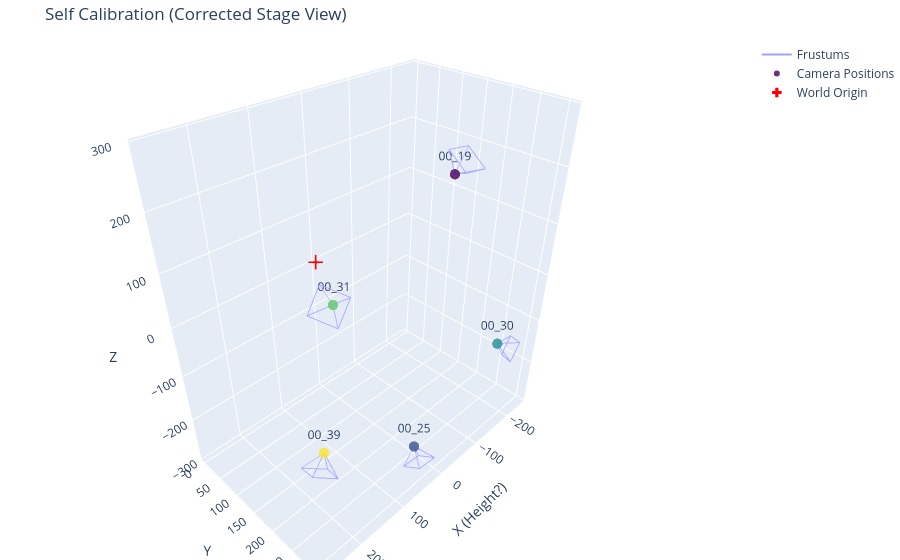

This figure's notebook cell:
### Markdown cell above
### adjust visualization of "self" calib with the "panoptic" visualization

### Code cell
import json
import numpy as np
import plotly.graph_objects as go

# --- Visualization Function (No changes needed) ---
def visualize_cameras(extrinsic_matrices, Title="", scale=20.0, labels=None):
    fig = go.Figure()
    all_x, all_y, all_z = [], [], []
    cam_centers = []
    
    if labels is None:
        plot_labels = [f"Cam {i}" for i in range(len(extrinsic_matrices))]
    else:
        plot_labels = labels

    for i in range(len(extrinsic_matrices)):
        E = extrinsic_matrices[i]
        R = E[:3, :3]
        t = E[:3, 3]
        C = -R.T @ t
        
        C_to_W = np.eye(4)
        C_to_W[:3, :3] = R.T
        C_to_W[:3, 3] = C
        cam_centers.append(C)
        
        s = scale
        corners_cam = np.array([
            [0, 0, 0], [-s, -s, s*1.5], [s, -s, s*1.5], [s, s, s*1.5], [-s, s, s*1.5],
        ])
        corners_homo = np.hstack([corners_cam, np.ones((5, 1))])
        p = (C_to_W @ corners_homo.T).T[:, :3]
        
        indices = [0, 1, 2, 0, 2, 3, 0, 3, 4, 0, 4, 1, 1, 2, 3, 4, 1]
        for idx in indices:
            all_x.append(p[idx, 0]); all_y.append(p[idx, 1]); all_z.append(p[idx, 2])
        all_x.append(None); all_y.append(None); all_z.append(None)

    fig.add_trace(go.Scatter3d(
        x=all_x, y=all_y, z=all_z, mode='lines',
        line=dict(color='rgba(100, 100, 255, 0.6)', width=2), name='Frustums', hoverinfo='none'
    ))
    cam_centers = np.array(cam_centers)
    fig.add_trace(go.Scatter3d(
        x=cam_centers[:, 0], y=cam_centers[:, 1], z=cam_centers[:, 2],
        mode='markers+text', marker=dict(size=6, color=np.arange(len(extrinsic_matrices)), colorscale='Viridis', opacity=0.8),
        text=plot_labels, textposition="top center", name='Camera Positions'
    ))
    fig.add_trace(go.Scatter3d(
        x=[0], y=[0], z=[0], mode='markers',
        marker=dict(size=8, color='red', symbol='cross'), name='World Origin'
    ))
    fig.update_layout(
        scene=dict(xaxis_title='X (Height?)', yaxis_title='Y', zaxis_title='Z', aspectmode='data'),
        margin=dict(l=0, r=0, b=0, t=40), title=f"{Title}"
    )
    fig.show()

# --- Main Processing Code ---
# --- Main Processing Code ---
data_self = json.loads(json_data_self)
extrinsics_self = []
names_self = []

# ROTATION CONFIGURATION
# Standard Side View: Map Height (Old Z) -> X, Y -> Y, Depth -> Z
# (Adjust this depending on if you want the wall on the left or right)
R_sideways = np.array([
    [0,  0,  1, 0],  
    [0,  1,  0, 0],  
    [-1, 0,  0, 0], 
    [0,  0,  0, 1]
])

for cam in data_self['cameras']:
    R = np.array(cam['R'])
    t_raw = np.array(cam['t']).flatten() # This is the Translation Vector (t), not Position (C)
    
    # 1. Scale mm -> cm (Scale t first)
    t_cm = t_raw * 0.1
    
    # 2. Calculate Real World Position (Camera Center)
    # Formula: C = -R_transpose * t
    C_cm = -R.T @ t_cm
    
    # 3. Build Extrinsic Matrix for Visualization
    # We need to construct the matrix that places the camera at C_cm
    E_raw = np.eye(4)
    E_raw[:3, :3] = R
    E_raw[:3, 3] = t_cm # The matrix usually stores t, not C
    
    # 4. Apply Side-View Rotation
    # We transform the entire camera pose into the new coordinate system
    E_final = E_raw @ R_sideways.T
    
    extrinsics_self.append(E_final)
    names_self.append(cam.get('name', 'unknown'))

visualize_cameras(extrinsics_self, Title="Self Calibration (Corrected Stage View)", scale=20.0, labels=names_self)

### Figure 1 — Plotly figure (JSON) as saved in the notebook; plotly's stock layout.template omitted (floating-point values rounded to 4 significant figures)
{"data": [{"hoverinfo": "none", "line": {"color": "rgba(100, 100, 255, 0.6)", "width": 2}, "mode": "lines", "name": "Frustums", "type": "scatter3d", "x": [-26.89, -51.66, -12.07, -26.89, -12.07, -7.908, -26.89, -7.908, -47.5, -26.89, -47.5, -51.66, -51.66, -12.07, -7.908, -47.5, -51.66, null, 26.32, 50.25, 10.51, 26.32, 10.51, 8.247, 26.32, 8.247, 47.99, 26.32, 47.99, 50.25, 50.25, 10.51, 8.247, 47.99, 50.25, null, -201.5, -220.4, -242.5, -201.5, -242.5, -222.3, -201.5, -222.3, -200.1, -201.5, -200.1, -220.4, -220.4, -242.5, -222.3, -200.1, -220.4, null, 199.8, 217.4, 240.8, 199.8, 240.8, 222.4, 199.8, 222.4, 199.0, 199.8, 199.0, 217.4, 217.4, 240.8, 222.4, 199.0, 217.4, null, 227.6, 268.8, 250.9, 227.6, 250.9, 231.6, 227.6, 231.6, 249.5, 227.6, 249.5, 268.8, 268.8, 250.9, 231.6, 249.5, 268.8, null], "y": [273.6, 273.7, 272.3, 273.6, 272.3, 305.9, 273.6, 305.9, 307.3, 273.6, 307.3, 273.7, 273.7, 272.3, 305.9, 307.3, 273.7, null, 273.7, 272.5, 272.7, 273.7, 272.7, 306.6, 273.7, 306.6, 306.5, 273.7, 306.5, 272.5, 272.5, 272.7, 306.6, 306.5, 272.5, null, 272.9, 275.0, 275.2, 272.9, 275.2, 307.0, 272.9, 307.0, 306.8, 272.9, 306.8, 275.0, 275.0, 275.2, 307.0, 306.8, 275.0, null, 274.9, 272.8, 275.1, 274.9, 275.1, 308.9, 274.9, 308.9, 306.6, 274.9, 306.6, 272.8, 272.8, 275.1, 308.9, 306.6, 272.8, null, 273.9, 273.3, 273.4, 273.9, 273.4, 307.0, 273.9, 307.0, 307.0, 273.9, 307.0, 273.3, 273.3, 273.4, 307.0, 307.0, 273.3, null], "z": [246.9, 279.8, 285.3, 246.9, 285.3, 264.1, 246.9, 264.1, 258.6, 246.9, 258.6, 279.8, 279.8, 285.3, 264.1, 258.6, 279.8, null, -246.7, -280.3, -284.8, -246.7, -284.8, -263.7, -246.7, -263.7, -259.2, -246.7, -259.2, -280.3, -280.3, -284.8, -263.7, -259.2, -280.3, null, -147.3, -183.9, -150.6, -147.3, -150.6, -137.3, -147.3, -137.3, -170.6, -147.3, -170.6, -183.9, -183.9, -150.6, -137.3, -170.6, -183.9, null, 146.5, 183.8, 151.4, 146.5, 151.4, 140.5, 146.5, 140.5, 172.9, 146.5, 172.9, 183.8, 183.8, 151.4, 140.5, 172.9, 183.8, null, -100.1, -98.3, -134.1, -100.1, -134.1, -124.4, -100.1, -124.4, -88.59, -100.1, -88.59, -98.3, -98.3, -134.1, -124.4, -88.59, -98.3, null]}, {"marker": {"color": [0, 1, 2, 3, 4], "colorscale": [[0, "#440154"], [0.1111, "#482878"], [0.2222, "#3e4989"], [0.3333, "#31688e"], [0.4444, "#26828e"], [0.5556, "#1f9e89"], [0.6667, "#35b779"], [0.7778, "#6ece58"], [0.8889, "#b5de2b"], [1, "#fde725"]], "opacity": 0.8, "size": 6}, "mode": "markers+text", "name": "Camera Positions", "text": ["00_19", "00_25", "00_30", "00_31", "00_39"], "textposition": "top center", "type": "scatter3d", "x": [-26.89, 26.32, -201.5, 199.8, 227.6], "y": [273.6, 273.7, 272.9, 274.9, 273.9], "z": [246.9, -246.7, -147.3, 146.5, -100.1]}, {"marker": {"color": "red", "size": 8, "symbol": "cross"}, "mode": "markers", "name": "World Origin", "type": "scatter3d", "x": [0], "y": [0], "z": [0]}], "layout": {"margin": {"b": 0, "l": 0, "r": 0, "t": 40}, "scene": {"aspectmode": "data", "xaxis": {"title": {"text": "X (Height?)"}}, "yaxis": {"title": {"text": "Y"}}, "zaxis": {"title": {"text": "Z"}}}, "title": {"text": "Self Calibration (Corrected Stage View)"}}}
